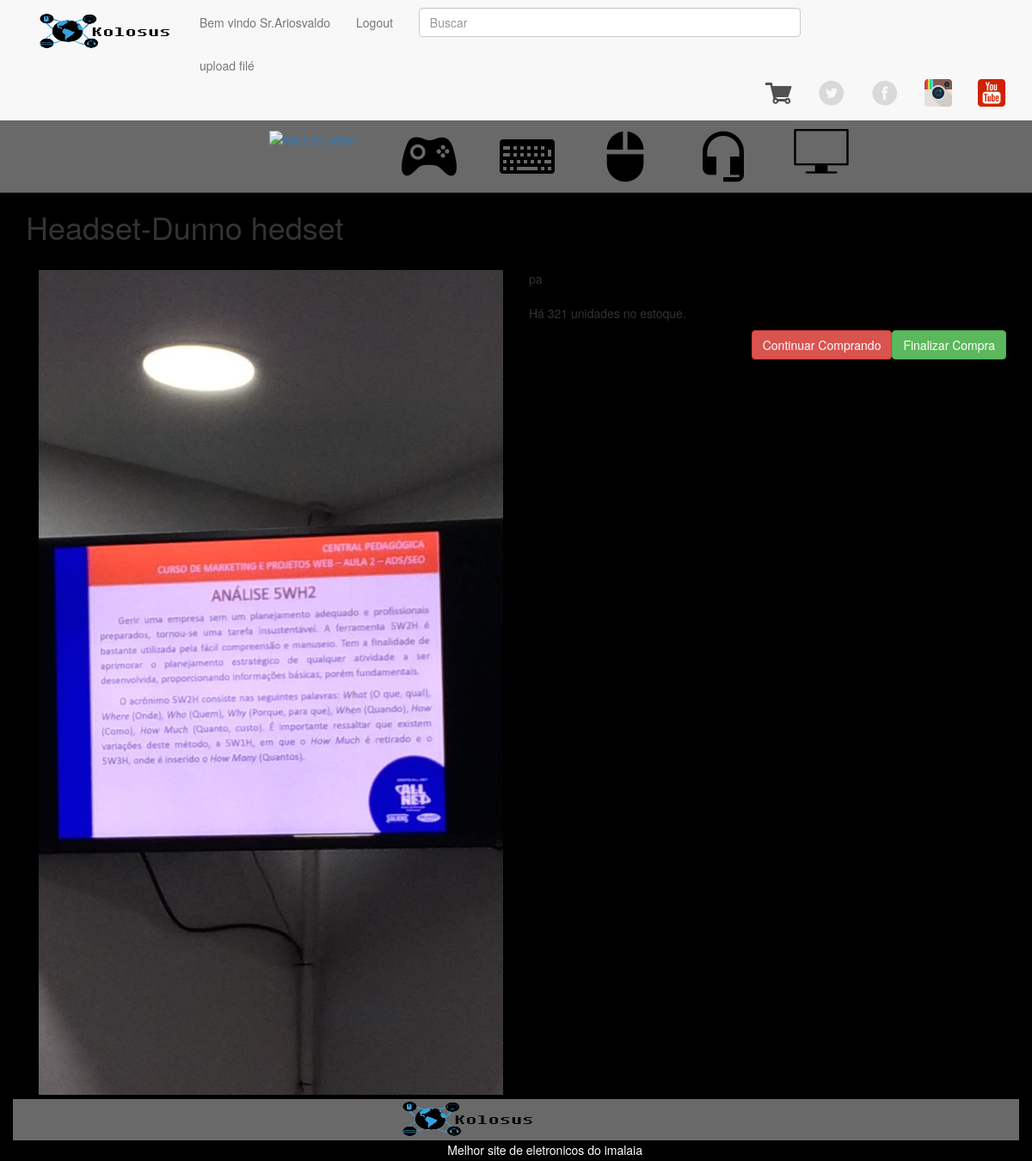
Screenshot of /?url=carrinhoCompras&Produto=11 (signed in) with the database file from the repository.
### tables this page shows
CREATE TABLE IF NOT EXISTS `produtos` (
  `id` int(11) NOT NULL AUTO_INCREMENT,
  `img` varchar(255) NOT NULL DEFAULT 'img/produtos/not_defined.png',
  `tipo_produto` varchar(255) NOT NULL DEFAULT 'Not Defined',
  `marca` varchar(255) NOT NULL DEFAULT 'Not Defined',
  `titulo_produto` varchar(255) NOT NULL DEFAULT 'Not Defined',
  `preco` float NOT NULL,
  `promocao` int(11) NOT NULL DEFAULT '0',
  `meio_pagamento` varchar(255) NOT NULL COMMENT 'Importar da tabela Meios de Pagamento',
  `detalhes_produto` longtext NOT NULL,
  `qtd_estoque` int(11) NOT NULL,
  PRIMARY KEY (`id`)
);

### carrinhoCompras1.php (the view)
<?php
if(isset($_GET['Produto'])){
    $produto = $_GET['Produto'];
    $ExeQrBuscarProduto = $conectar->query("SELECT * FROM produtos WHERE id = $produto");
    if(mysqli_num_rows($ExeQrBuscarProduto) > 0){
        echo '<div class="container-fluid">';
        while($ResBuscarProduto = $ExeQrBuscarProduto->fetch_assoc()){
            extract($ResBuscarProduto);
        ?>
            <article class="ProdutosNoCarrinho">
                <h1><?php echo $tipo_produto.'-'.$marca.' '.$titulo_produto?></h1><br>
                <form method="post">
                <div class="col-md-6">
                    <img src="<?php echo $img?>" alt="<?php echo $tipo_produto. '-'.$marca .' '.$titulo_produto?>" title="<?php echo $tipo_produto. '-'.$marca .' '.$titulo_produto?>" class="img-responsive">
                </div>
                <div class="col-md-6 bg-cor">
                    <p class="InfoProduto">
                        <?php echo $detalhes_produto.'<br><br>Há '.$qtd_estoque.' unidades no estoque.'?>
                    </p>
                </div>
            <?php
            if(!isset($_GET['car'])){
            ?>
                <button type="submit" name="ComprarProduto" class="btn btn-success pull-right">Finalizar Compra</button>
                <a href="index.php?url=Home" class="btn btn-danger pull-right">Continuar Comprando</a>
            <?php
            }else{
                ?>
                <button type="submit"  name="ComprarProdutoCar" class="btn btn-success pull-right">Finalizar Compra</button>
                <?php
            }
            ?>
                </form>
            </article>
        <?php
        }
        echo '</div>';
    }
}else{
    ?>
    <meta http-equiv="refresh" content="0;index.php?url=404Produto">
<?php
}

### css/estilo.css (style rules this page uses)
body { margin:0; background-color:black; }
.body { background-color:black; }

### rows the page displays
produtos: tipo_produto "Headset", marca "Dunno", titulo_produto "hedset", img (picture), detalhes_produto "pa", qtd_estoque "321"

### other values shown
lmWord($_SESSION['kolosus']['nome'],12) "Ariosvaldo"
